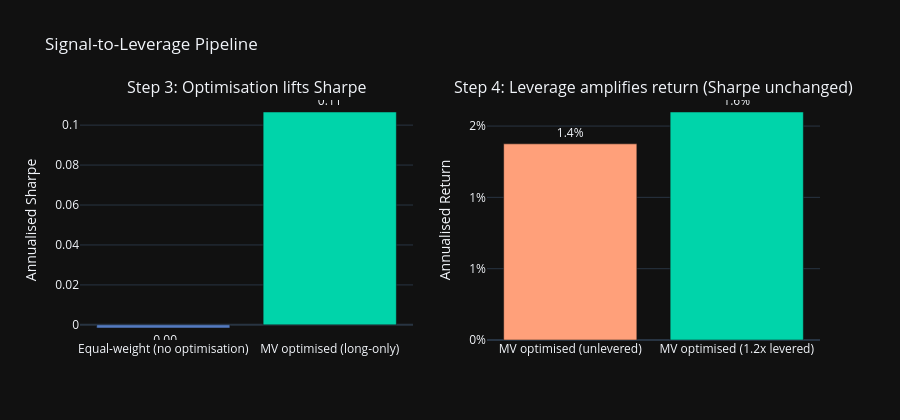

Notebook code for this chart:
### Code cell
# Equal-weight baseline (no optimisation, no leverage)
w_ew     = np.ones(N_ASSETS) / N_ASSETS
stats_ew = portfolio_stats(w_ew, mu_hat, cov_ann)

# Panel 1: Sharpe before vs. after MV optimisation
# (leverage is Sharpe-invariant so it belongs in the return panel, not here)
sharpe_labels = ['Equal-weight\n(no optimisation)', 'MV optimised\n(long-only)']
sharpe_values = [stats_ew['sharpe'], stats_con['sharpe']]

# Panel 2: Annualised return before vs. after leverage
ret_labels = ['MV optimised\n(unlevered)', 'MV optimised\n({:.1f}x levered)'.format(leverage)]
ret_values = [stats_con['exp_return'], stats_lev['exp_return']]

fig = ps.make_subplots(
    rows=1, cols=2,
    subplot_titles=[
        'Step 3: Optimisation lifts Sharpe',
        'Step 4: Leverage amplifies return (Sharpe unchanged)'
    ]
)
fig.add_trace(go.Bar(
    x=sharpe_labels, y=sharpe_values,
    marker_color=['rgba(100,149,237,0.8)', '#00d4aa'],
    text=['{:.2f}'.format(v) for v in sharpe_values],
    textposition='outside', showlegend=False
), row=1, col=1)
fig.add_trace(go.Bar(
    x=ret_labels, y=ret_values,
    marker_color=['lightsalmon', '#00d4aa'],
    text=['{:.1%}'.format(v) for v in ret_values],
    textposition='outside', showlegend=False
), row=1, col=2)
fig.update_yaxes(title_text='Annualised Sharpe', row=1, col=1)
fig.update_yaxes(title_text='Annualised Return', tickformat='.0%', row=1, col=2)
fig.update_layout(
    title='Signal-to-Leverage Pipeline',
    template='plotly_dark', height=420
)
fig.show()

print('Sharpe: equal-weight -> MV optimised : {:.2f} -> {:.2f}'.format(
      stats_ew['sharpe'], stats_con['sharpe']))
print('Return: unlevered -> levered          : {:.1%} -> {:.1%}'.format(
      stats_con['exp_return'], stats_lev['exp_return']))
print('Sharpe before vs. after leverage     : {:.2f} vs {:.2f}  (invariant)'.format(
      stats_con['sharpe'], stats_lev['sharpe']))

### Figure 1 — Plotly figure (JSON) as saved in the notebook; plotly's stock layout.template omitted (floating-point values rounded to 4 significant figures)
{"data": [{"marker": {"color": ["rgba(100,149,237,0.8)", "#00d4aa"]}, "showlegend": false, "text": ["-0.00", "0.11"], "textposition": "outside", "type": "bar", "x": ["Equal-weight\n(no optimisation)", "MV optimised\n(long-only)"], "xaxis": "x", "y": [-0.001577, 0.1066], "yaxis": "y"}, {"marker": {"color": ["lightsalmon", "#00d4aa"]}, "showlegend": false, "text": ["1.4%", "1.6%"], "textposition": "outside", "type": "bar", "x": ["MV optimised\n(unlevered)", "MV optimised\n(1.2x levered)"], "xaxis": "x2", "y": [0.01375, 0.01599], "yaxis": "y2"}], "layout": {"annotations": [{"font": {"size": 16}, "showarrow": false, "text": "Step 3: Optimisation lifts Sharpe", "x": 0.225, "xanchor": "center", "xref": "paper", "y": 1, "yanchor": "bottom", "yref": "paper"}, {"font": {"size": 16}, "showarrow": false, "text": "Step 4: Leverage amplifies return (Sharpe unchanged)", "x": 0.775, "xanchor": "center", "xref": "paper", "y": 1, "yanchor": "bottom", "yref": "paper"}], "height": 420, "title": {"text": "Signal-to-Leverage Pipeline"}, "xaxis": {"anchor": "y", "domain": [0, 0.45]}, "xaxis2": {"anchor": "y2", "domain": [0.55, 1]}, "yaxis": {"anchor": "x", "domain": [0, 1], "title": {"text": "Annualised Sharpe"}}, "yaxis2": {"anchor": "x2", "domain": [0, 1], "tickformat": ".0%", "title": {"text": "Annualised Return"}}}}
